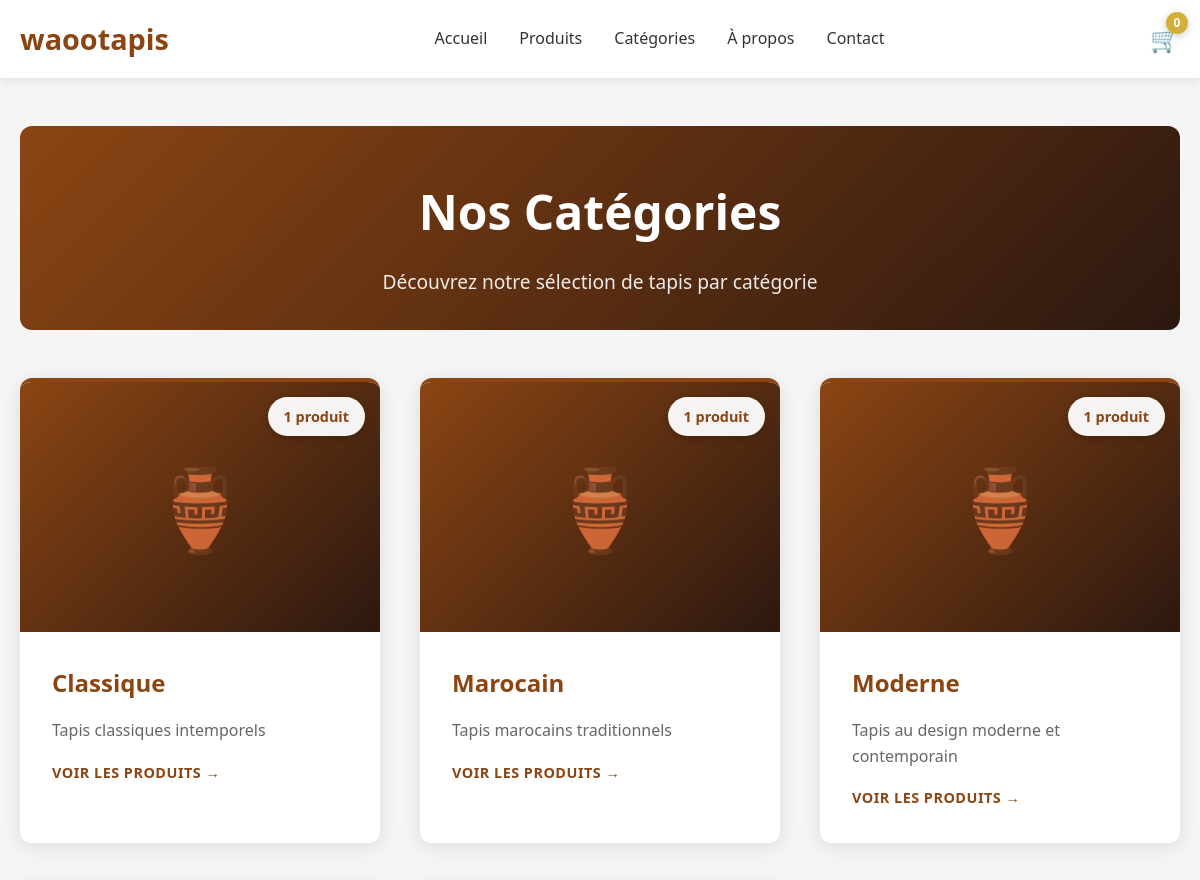
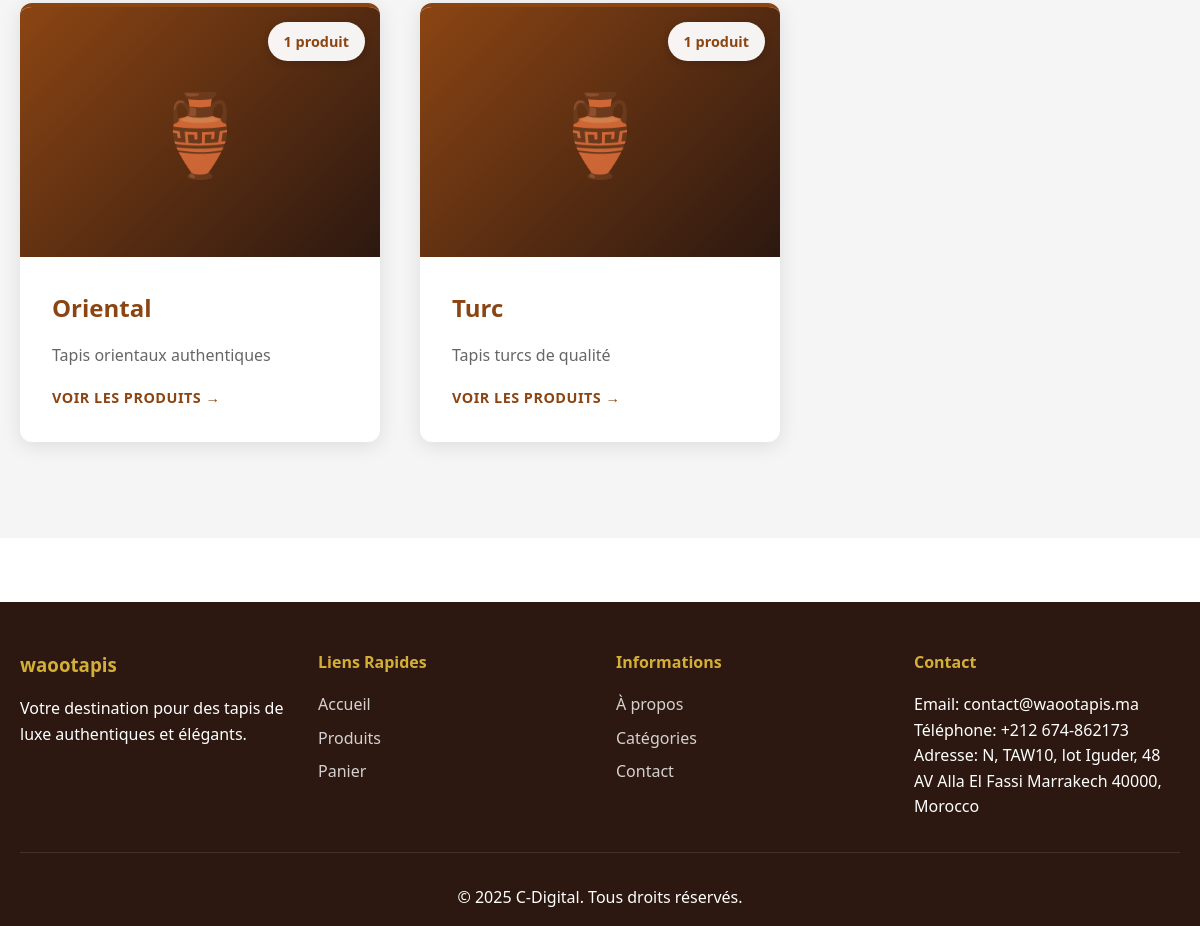
/categories.php, run on the app's committed database (2 pictures, top to bottom).
### tables this page shows
CREATE TABLE IF NOT EXISTS categories (
    id INT AUTO_INCREMENT PRIMARY KEY,
    name VARCHAR(100) NOT NULL,
    slug VARCHAR(100) NOT NULL UNIQUE,
    description TEXT,
    image VARCHAR(255) NULL COMMENT 'Chemin vers l\'image de la catégorie (ex: assets/images/categories/nom-image.jpg)',
    created_at TIMESTAMP DEFAULT CURRENT_TIMESTAMP,
    updated_at TIMESTAMP DEFAULT CURRENT_TIMESTAMP ON UPDATE CURRENT_TIMESTAMP
);

### config/functions.php (called while the page is built, shortened)
<?php
function clean($data) {
    return htmlspecialchars($data, ENT_QUOTES, 'UTF-8');
}

### categories.php (the view, shortened to what this page needs)
<?php
require_once 'config/functions.php';
$db = getDB();
$stmt = $db->query("SELECT c.*, COUNT(p.id) as product_count
                    FROM categories c
                    LEFT JOIN products p ON c.id = p.category_id AND p.status = 'active'
                    GROUP BY c.id
                    ORDER BY c.name");
$categories = $stmt->fetchAll();
?>
<!DOCTYPE html>
<html lang="fr">
<head>
    <link rel="stylesheet" href="assets/css/style.css">
</head>
<body>
    <?php include 'includes/header.php'; ?>
    <main class="categories-page">
        <div class="container">
            <div class="page-header">
                <h1>Nos Catégories</h1>
                <p>Découvrez notre sélection de tapis par catégorie</p>
            </div>
            <?php if (count($categories) > 0): ?>
                <div class="categories-grid-detailed">
                    <?php foreach ($categories as $category): ?>
                        <div class="category-card-detailed">
                            <a href="products.php?category=<?php echo $category['id']; ?>">
                                <div class="category-image-detailed">
                                    <?php if ($category['image']): ?>
                                        <img src="<?php echo clean($category['image']); ?>" alt="<?php echo clean($category['name']); ?>">
                                    <?php else: ?>
                                        <div class="category-placeholder">
                                            <span class="category-icon">🏺</span>
                                        </div>
                                    <?php endif; ?>
                                    <div class="category-overlay">
                                        <span class="category-count"><?php echo $category['product_count']; ?> produit<?php echo $category['product_count'] > 1 ? 's' : ''; ?></span>
                                    </div>
                                </div>
                                <div class="category-content">
                                    <h2><?php echo clean($category['name']); ?></h2>
                                    <?php if ($category['description']): ?>
                                        <p><?php echo clean($category['description']); ?></p>
                                    <?php endif; ?>
                                    <span class="category-link">Voir les produits →</span>
                                </div>
                            </a>
                        </div>
                    <?php endforeach; ?>
                </div>
            <?php else: ?>
                <div class="no-categories">
                    <p>Aucune catégorie disponible pour le moment.</p>
                </div>
            <?php endif; ?>
        </div>
    </main>
    <?php include 'includes/footer.php'; ?>
</body>
</html>

### assets/css/style.css (style rules this page uses)
* { margin: 0; padding: 0; box-sizing: border-box; }
:root { --primary-color: #8B4513; --secondary-color: #D4AF37; --accent-color: #C9A961; --dark-color: #2C1810; --light-color: #F5F5F5; --white: #FFFFFF; --text-dark: #333333; --text-light: #666666; --border-color: #E0E0E0; --success-color: #28a745; --error-color: #dc3545; --warning-color: #ffc107; --shadow: 0 2px 10px rgba(0,0,0,0.1); --shadow-hover: 0 4px 20px rgba(0,0,0,0.15); }
body { font-family: 'Segoe UI', Tahoma, Geneva, Verdana, sans-serif; line-height: 1.6; color: var(--text-dark); background-color: var(--white); }
.container { max-width: 1200px; margin: 0 auto; padding: 0 20px; }
.page-header { text-align: center; padding: 3rem 0 2rem; background: linear-gradient(135deg, var(--primary-color) 0%, var(--dark-color) 100%); color: var(--white); border-radius: 12px; margin-bottom: 3rem; }
.page-header h1 { font-size: 3rem; margin-bottom: 1rem; font-weight: 700; }
.page-header p { font-size: 1.2rem; opacity: 0.9; }
.categories-page { padding: 3rem 0; background: var(--light-color); min-height: calc(100vh - 300px); }
.categories-grid-detailed { display: grid; grid-template-columns: repeat(auto-fill, minmax(300px, 1fr)); gap: 2.5rem; margin-bottom: 3rem; }
.category-card-detailed { background: var(--white); border-radius: 12px; overflow: hidden; box-shadow: 0 4px 20px rgba(0,0,0,0.1); transition: all 0.3s ease; border-top: 4px solid var(--primary-color); }
.category-card-detailed a { text-decoration: none; color: inherit; display: block; }
.category-image-detailed { position: relative; height: 250px; overflow: hidden; background: linear-gradient(135deg, var(--light-color) 0%, #e9ecef 100%); }
.category-placeholder { width: 100%; height: 100%; display: flex; align-items: center; justify-content: center; background: linear-gradient(135deg, var(--primary-color) 0%, var(--dark-color) 100%); }
.category-icon { font-size: 5rem; opacity: 0.7; }
.category-overlay { position: absolute; top: 15px; right: 15px; background: rgba(255,255,255,0.95); padding: 0.5rem 1rem; border-radius: 20px; font-weight: 600; font-size: 0.9rem; color: var(--primary-color); box-shadow: 0 2px 8px rgba(0,0,0,0.2); }
.category-content { padding: 2rem; }
.category-content h2 { font-size: 1.5rem; color: var(--primary-color); margin-bottom: 1rem; font-weight: 700; }
.category-content p { color: var(--text-light); margin-bottom: 1rem; line-height: 1.6; }
.category-link { color: var(--primary-color); font-weight: 600; text-transform: uppercase; letter-spacing: 0.5px; font-size: 0.9rem; transition: all 0.3s; display: inline-block; }

### data on the page
categories: product_count "1", name "Classique", description "Tapis classiques intemporels"
categories: product_count "1", name "Marocain", description "Tapis marocains traditionnels"
categories: product_count "1", name "Moderne", description "Tapis au design moderne et contemporain"
categories: product_count "1", name "Oriental", description "Tapis orientaux authentiques"
categories: product_count "1", name "Turc", description "Tapis turcs de qualité"

### other printed values
$cartCount "0"
